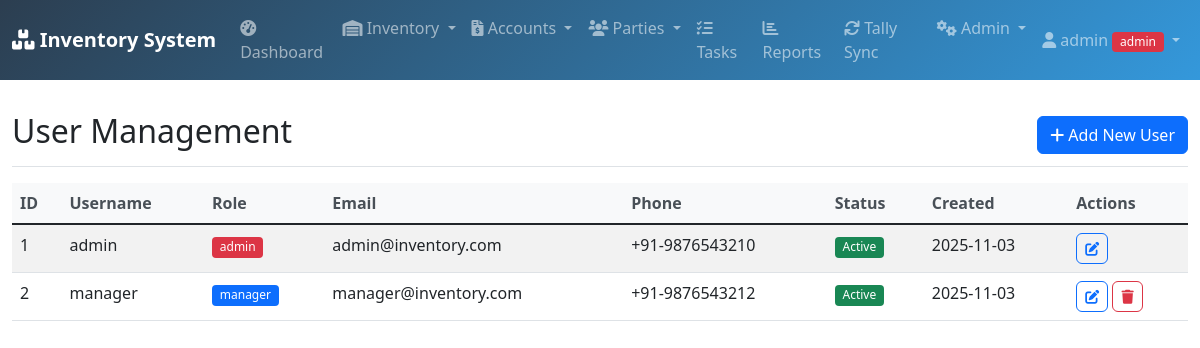
The app's page /admin/users (signed in) with its own data.
### database.py (models this page shows, shortened)
class User(UserMixin, db.Model):
    id = db.Column(db.Integer, primary_key=True)
    username = db.Column(db.String(80), unique=True, nullable=False)
    password = db.Column(db.String(120), nullable=False)
    role = db.Column(db.String(20), default='user')
    email = db.Column(db.String(120))
    phone = db.Column(db.String(20))
    created_date = db.Column(db.DateTime, default=datetime.utcnow)
    is_active = db.Column(db.Boolean, default=True)

### app.py (the view)
@app.route('/admin/users')
@login_required
@admin_required
def admin_users():
    try:
        users = User.query.all()
        return render_template('admin_users.html', users=users)
    except Exception as e:
        flash(f'Error loading users: {str(e)}', 'danger')
        return render_template('admin_users.html', users=[])

### app.py (called while the page is built)
@login_manager.user_loader
def load_user(user_id):
    return User.query.get(int(user_id))

def admin_required(f):
    @wraps(f)
    def decorated_function(*args, **kwargs):
        if not current_user.is_authenticated or current_user.role != 'admin':
            flash('Administrator access required!', 'danger')
            return redirect(url_for('dashboard'))
        return f(*args, **kwargs)
    return decorated_function

### templates/admin_users.html (shortened to what this page needs)
{% extends "base.html" %}
{% block content %}
<div class="d-flex justify-content-between flex-wrap flex-md-nowrap align-items-center pt-3 pb-2 mb-3 border-bottom">
    <h1 class="h2">User Management</h1>
    <button type="button" class="btn btn-primary" data-bs-toggle="modal" data-bs-target="#addUserModal">
        <i class="fas fa-plus"></i> Add New User
    </button>
</div>
<div class="table-responsive">
    <table class="table table-striped table-hover">
        <thead>
            <tr>
                <th>ID</th>
                <th>Username</th>
                <th>Role</th>
                <th>Email</th>
                <th>Phone</th>
                <th>Status</th>
                <th>Created</th>
                <th>Actions</th>
            </tr>
        </thead>
        <tbody>
            {% for user in users %}
            <tr>
                <td>{{ user.id }}</td>
                <td>{{ user.username }}</td>
                <td>
                    <span class="badge bg-{{ 'danger' if user.role == 'admin' else 'primary' }}">
                        {{ user.role }}
                    </span>
                </td>
                <td>{{ user.email or '-' }}</td>
                <td>{{ user.phone or '-' }}</td>
                <td>
                    <span class="badge bg-{{ 'success' if user.is_active else 'secondary' }}">
                        {{ 'Active' if user.is_active else 'Inactive' }}
                    </span>
                </td>
                <td>{{ user.created_date.strftime('%Y-%m-%d') }}</td>
                <td>
                    <button type="button" class="btn btn-sm btn-outline-primary" data-bs-toggle="modal" data-bs-target="#editUserModal{{ user.id }}">
                        <i class="fas fa-edit"></i>
                    </button>
                    {% if user.id != current_user.id %}
                    <a href="{{ url_for('admin_delete_user', user_id=user.id) }}" class="btn btn-sm btn-outline-danger" onclick="return confirm('Are you sure you want to delete this user?')">
                        <i class="fas fa-trash"></i>
                    </a>
                    {% endif %}
                </td>
            </tr>
            {% endfor %}
        </tbody>
    </table>
</div>
{% endblock %}

### templates/base.html (shortened to what this page needs)
<!DOCTYPE html>
<html lang="en">
<head>
    <link href="https://cdn.jsdelivr.net/npm/bootstrap@5.1.3/dist/css/bootstrap.min.css" rel="stylesheet">
    <link href="https://cdnjs.cloudflare.com/ajax/libs/font-awesome/6.0.0/css/all.min.css" rel="stylesheet">
    <link href="{{ url_for('static', filename='style.css') }}" rel="stylesheet">
</head>
<body>
    <nav class="navbar navbar-expand-lg navbar-dark bg-dark">
        <div class="container-fluid">
            <a class="navbar-brand" href="{{ url_for('dashboard') }}">
                <i class="fas fa-boxes"></i> Inventory System
            </a>
            <div class="collapse navbar-collapse" id="navbarNav">
                <ul class="navbar-nav me-auto">
                    {% if current_user.is_authenticated %}
                    <li class="nav-item">
                        <a class="nav-link" href="{{ url_for('dashboard') }}">
                            <i class="fas fa-tachometer-alt"></i> Dashboard
                        </a>
                    </li>
                    <li class="nav-item dropdown">
                        <a class="nav-link dropdown-toggle" href="#" id="inventoryDropdown" role="button" data-bs-toggle="dropdown">
                            <i class="fas fa-warehouse"></i> Inventory
                        </a>
                    </li>
                    <li class="nav-item dropdown">
                        <a class="nav-link dropdown-toggle" href="#" id="accountsDropdown" role="button" data-bs-toggle="dropdown">
                            <i class="fas fa-file-invoice-dollar"></i> Accounts
                        </a>
                    </li>
                    <li class="nav-item dropdown">
                        <a class="nav-link dropdown-toggle" href="#" id="partiesDropdown" role="button" data-bs-toggle="dropdown">
                            <i class="fas fa-users"></i> Parties
                        </a>
                    </li>
                    <li class="nav-item">
                        <a class="nav-link" href="{{ url_for('tasks') }}">
                            <i class="fas fa-tasks"></i> Tasks
                        </a>
                    </li>
                    <li class="nav-item">
                        <a class="nav-link" href="{{ url_for('reports') }}">
                            <i class="fas fa-chart-bar"></i> Reports
                        </a>
                    </li>
                    <li class="nav-item">
                        <a class="nav-link" href="{{ url_for('tally_sync') }}">
                            <i class="fas fa-sync"></i> Tally Sync
                        </a>
                    </li>
                    {% if current_user.role == 'admin' %}
                    <li class="nav-item dropdown">
                        <a class="nav-link dropdown-toggle" href="#" id="adminDropdown" role="button" data-bs-toggle="dropdown">
                            <i class="fas fa-cogs"></i> Admin
                        </a>
                    </li>
                    {% endif %}
                    {% endif %}
                </ul>
                <ul class="navbar-nav">
                    {% if current_user.is_authenticated %}
                    <li class="nav-item dropdown">
                        <a class="nav-link dropdown-toggle" href="#" id="userDropdown" role="button" data-bs-toggle="dropdown">
                            <i class="fas fa-user"></i> {{ current_user.username }}
                            <span class="badge bg-{% if current_user.role == 'admin' %}danger{% else %}info{% endif %}">
                                {{ current_user.role }}
                            </span>
                        </a>
                    </li>
                    {% else %}
                    <li class="nav-item">
                        <a class="nav-link" href="{{ url_for('login') }}">
                            <i class="fas fa-sign-in-alt"></i> Login
                        </a>
                    </li>
                    {% endif %}
                </ul>
            </div>
        </div>
    </nav>
    <div class="container-fluid mt-3">
        {% block content %}{% endblock %}
    </div>
</body>
</html>

### static/style.css (style rules this page uses)
.table th { border-top: none; font-weight: 600; color: #495057; background-color: #f8f9fa; }
.badge { font-size: 0.75em; font-weight: 500; }
.btn { border-radius: 0.375rem; font-weight: 500; transition: all 0.2s; }
.navbar-brand { font-weight: 700; }
.navbar-dark { background: linear-gradient(135deg, #2c3e50 0%, #3498db 100%) !important; }

### records on screen
User: username "admin", role "admin", id "1", email "admin@inventory.com", phone "+91-9876543210", is_active "Active", created_date "2025-11-03"
User: id "2", username "manager", role "manager", email "manager@inventory.com", phone "+91-9876543212", is_active "Active", created_date "2025-11-03"
